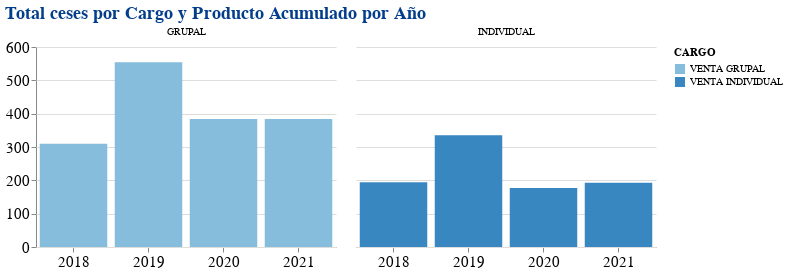

Notebook code cell kept with this figure:
### Markdown cell above
* Analizo el comportamineto de los ceses segun los cargos en cada tipo de producto
* Sebe calaramente que la fuerza de ventas (a diferecnia de los otros cargos) es la que genera mayor cantidad de ceses, esto podria deberse a que tambien son los cargos con mayor cantidad de personas activas, para esto sera necesaria analizar la rotacion por cargo

### Code cell
ceses_cargo = ceses.groupby(
    by=['PRODUCTO', 'CARGO', 'CESE'],
    as_index = False
    ).agg(
        cesados = ('CODIGO', 'count')
    )

alt.Chart(
    ceses_cargo
).mark_bar().encode(
    x = alt.X(
        'year(CESE):N',
        title = None),
    y = alt.Y(
        'sum(cesados):Q',
        title = None),
    color = alt.Color('CARGO:O'),
    column = alt.Column(
        'PRODUCTO',
        title = None)
).properties(
    width = 300,
    height = 200,
    title = 'Total ceses por Cargo y Producto Acumulado por Año'
).configure_view(
    strokeWidth = 0 #quita el borde
).configure_axis(
    labelFontSize = 15,
    labelAngle = 0
).configure_title(
    fontSize = 18,
    color = '#033E8C'
)

### Figure 1 — Vega-Lite specification as saved in the notebook (floating-point values rounded to 4 significant figures)
{"config": {"view": {"continuousWidth": 400, "continuousHeight": 300, "strokeWidth": 0}, "axis": {"labelAngle": 0, "labelFontSize": 15}, "title": {"color": "#033E8C", "fontSize": 18}}, "data": {"name": "data-17d284eac149154f53ca1156f088b017"}, "mark": "bar", "encoding": {"color": {"type": "ordinal", "field": "CARGO"}, "column": {"type": "nominal", "field": "PRODUCTO", "title": null}, "x": {"type": "nominal", "field": "CESE", "timeUnit": "year", "title": null}, "y": {"type": "quantitative", "aggregate": "sum", "field": "cesados", "title": null}}, "height": 200, "title": "Total ceses por Cargo y Producto Acumulado por Año", "width": 300, "$schema": "https://vega.github.io/schema/vega-lite/v4.8.1.json", "datasets": {"data-17d284eac149154f53ca1156f088b017": [{"PRODUCTO": "GRUPAL", "CARGO": "VENTA GRUPAL", "CESE": "2018-01-01T00:00:00", "cesados": 24}, {"PRODUCTO": "GRUPAL", "CARGO": "VENTA GRUPAL", "CESE": "2018-02-01T00:00:00", "cesados": 28}, {"PRODUCTO": "GRUPAL", "CARGO": "VENTA GRUPAL", "CESE": "2018-03-01T00:00:00", "cesados": 24}, {"PRODUCTO": "GRUPAL", "CARGO": "VENTA GRUPAL", "CESE": "2018-04-01T00:00:00", "cesados": 40}, {"PRODUCTO": "GRUPAL", "CARGO": "VENTA GRUPAL", "CESE": "2018-05-01T00:00:00", "cesados": 26}, {"PRODUCTO": "GRUPAL", "CARGO": "VENTA GRUPAL", "CESE": "2018-06-01T00:00:00", "cesados": 25}, {"PRODUCTO": "GRUPAL", "CARGO": "VENTA GRUPAL", "CESE": "2018-07-01T00:00:00", "cesados": 15}, {"PRODUCTO": "GRUPAL", "CARGO": "VENTA GRUPAL", "CESE": "2018-08-01T00:00:00", "cesados": 27}, {"PRODUCTO": "GRUPAL", "CARGO": "VENTA GRUPAL", "CESE": "2018-09-01T00:00:00", "cesados": 29}, {"PRODUCTO": "GRUPAL", "CARGO": "VENTA GRUPAL", "CESE": "2018-10-01T00:00:00", "cesados": 24}, {"PRODUCTO": "GRUPAL", "CARGO": "VENTA GRUPAL", "CESE": "2018-11-01T00:00:00", "cesados": 20}, {"PRODUCTO": "GRUPAL", "CARGO": "VENTA GRUPAL", "CESE": "2018-12-01T00:00:00", "cesados": 28}, {"PRODUCTO": "GRUPAL", "CARGO": "VENTA GRUPAL", "CESE": "2019-01-01T00:00:00", "cesados": 52}, {"PRODUCTO": "GRUPAL", "CARGO": "VENTA GRUPAL", "CESE": "2019-02-01T00:00:00", "cesados": 48}, {"PRODUCTO": "GRUPAL", "CARGO": "VENTA GRUPAL", "CESE": "2019-03-01T00:00:00", "cesados": 55}, {"PRODUCTO": "GRUPAL", "CARGO": "VENTA GRUPAL", "CESE": "2019-04-01T00:00:00", "cesados": 40}, {"PRODUCTO": "GRUPAL", "CARGO": "VENTA GRUPAL", "CESE": "2019-05-01T00:00:00", "cesados": 52}, {"PRODUCTO": "GRUPAL", "CARGO": "VENTA GRUPAL", "CESE": "2019-06-01T00:00:00", "cesados": 42}, {"PRODUCTO": "GRUPAL", "CARGO": "VENTA GRUPAL", "CESE": "2019-07-01T00:00:00", "cesados": 59}, {"PRODUCTO": "GRUPAL", "CARGO": "VENTA GRUPAL", "CESE": "2019-08-01T00:00:00", "cesados": 46}, {"PRODUCTO": "GRUPAL", "CARGO": "VENTA GRUPAL", "CESE": "2019-09-01T00:00:00", "cesados": 34}, {"PRODUCTO": "GRUPAL", "CARGO": "VENTA GRUPAL", "CESE": "2019-10-01T00:00:00", "cesados": 41}, {"PRODUCTO": "GRUPAL", "CARGO": "VENTA GRUPAL", "CESE": "2019-11-01T00:00:00", "cesados": 41}, {"PRODUCTO": "GRUPAL", "CARGO": "VENTA GRUPAL", "CESE": "2019-12-01T00:00:00", "cesados": 44}, {"PRODUCTO": "GRUPAL", "CARGO": "VENTA GRUPAL", "CESE": "2020-01-01T00:00:00", "cesados": 59}, {"PRODUCTO": "GRUPAL", "CARGO": "VENTA GRUPAL", "CESE": "2020-02-01T00:00:00", "cesados": 49}, {"PRODUCTO": "GRUPAL", "CARGO": "VENTA GRUPAL", "CESE": "2020-03-01T00:00:00", "cesados": 43}, {"PRODUCTO": "GRUPAL", "CARGO": "VENTA GRUPAL", "CESE": "2020-04-01T00:00:00", "cesados": 9}, {"PRODUCTO": "GRUPAL", "CARGO": "VENTA GRUPAL", "CESE": "2020-05-01T00:00:00", "cesados": 8}, {"PRODUCTO": "GRUPAL", "CARGO": "VENTA GRUPAL", "CESE": "2020-06-01T00:00:00", "cesados": 27}, {"PRODUCTO": "GRUPAL", "CARGO": "VENTA GRUPAL", "CESE": "2020-07-01T00:00:00", "cesados": 22}, {"PRODUCTO": "GRUPAL", "CARGO": "VENTA GRUPAL", "CESE": "2020-08-01T00:00:00", "cesados": 26}, {"PRODUCTO": "GRUPAL", "CARGO": "VENTA GRUPAL", "CESE": "2020-09-01T00:00:00", "cesados": 41}, {"PRODUCTO": "GRUPAL", "CARGO": "VENTA GRUPAL", "CESE": "2020-10-01T00:00:00", "cesados": 33}, {"PRODUCTO": "GRUPAL", "CARGO": "VENTA GRUPAL", "CESE": "2020-11-01T00:00:00", "cesados": 31}, {"PRODUCTO": "GRUPAL", "CARGO": "VENTA GRUPAL", "CESE": "2020-12-01T00:00:00", "cesados": 36}, {"PRODUCTO": "GRUPAL", "CARGO": "VENTA GRUPAL", "CESE": "2021-01-01T00:00:00", "cesados": 27}, {"PRODUCTO": "GRUPAL", "CARGO": "VENTA GRUPAL", "CESE": "2021-02-01T00:00:00", "cesados": 39}, {"PRODUCTO": "GRUPAL", "CARGO": "VENTA GRUPAL", "CESE": "2021-03-01T00:00:00", "cesados": 43}, {"PRODUCTO": "GRUPAL", "CARGO": "VENTA GRUPAL", "CESE": "2021-04-01T00:00:00", "cesados": 53}, {"PRODUCTO": "GRUPAL", "CARGO": "VENTA GRUPAL", "CESE": "2021-05-01T00:00:00", "cesados": 41}, {"PRODUCTO": "GRUPAL", "CARGO": "VENTA GRUPAL", "CESE": "2021-06-01T00:00:00", "cesados": 30}, {"PRODUCTO": "GRUPAL", "CARGO": "VENTA GRUPAL", "CESE": "2021-07-01T00:00:00", "cesados": 23}, {"PRODUCTO": "GRUPAL", "CARGO": "VENTA GRUPAL", "CESE": "2021-08-01T00:00:00", "cesados": 24}, {"PRODUCTO": "GRUPAL", "CARGO": "VENTA GRUPAL", "CESE": "2021-09-01T00:00:00", "cesados": 32}, {"PRODUCTO": "GRUPAL", "CARGO": "VENTA GRUPAL", "CESE": "2021-10-01T00:00:00", "cesados": 22}, {"PRODUCTO": "GRUPAL", "CARGO": "VENTA GRUPAL", "CESE": "2021-11-01T00:00:00", "cesados": 24}, {"PRODUCTO": "GRUPAL", "CARGO": "VENTA GRUPAL", "CESE": "2021-12-01T00:00:00", "cesados": 26}, {"PRODUCTO": "INDIVIDUAL", "CARGO": "VENTA INDIVIDUAL", "CESE": "2018-01-01T00:00:00", "cesados": 15}, {"PRODUCTO": "INDIVIDUAL", "CARGO": "VENTA INDIVIDUAL", "CESE": "2018-02-01T00:00:00", "cesados": 6}, {"PRODUCTO": "INDIVIDUAL", "CARGO": "VENTA INDIVIDUAL", "CESE": "2018-03-01T00:00:00", "cesados": 18}, {"PRODUCTO": "INDIVIDUAL", "CARGO": "VENTA INDIVIDUAL", "CESE": "2018-04-01T00:00:00", "cesados": 28}, {"PRODUCTO": "INDIVIDUAL", "CARGO": "VENTA INDIVIDUAL", "CESE": "2018-05-01T00:00:00", "cesados": 16}, {"PRODUCTO": "INDIVIDUAL", "CARGO": "VENTA INDIVIDUAL", "CESE": "2018-06-01T00:00:00", "cesados": 14}, {"PRODUCTO": "INDIVIDUAL", "CARGO": "VENTA INDIVIDUAL", "CESE": "2018-07-01T00:00:00", "cesados": 14}, {"PRODUCTO": "INDIVIDUAL", "CARGO": "VENTA INDIVIDUAL", "CESE": "2018-08-01T00:00:00", "cesados": 14}, {"PRODUCTO": "INDIVIDUAL", "CARGO": "VENTA INDIVIDUAL", "CESE": "2018-09-01T00:00:00", "cesados": 15}, {"PRODUCTO": "INDIVIDUAL", "CARGO": "VENTA INDIVIDUAL", "CESE": "2018-10-01T00:00:00", "cesados": 18}, {"PRODUCTO": "INDIVIDUAL", "CARGO": "VENTA INDIVIDUAL", "CESE": "2018-11-01T00:00:00", "cesados": 15}, {"PRODUCTO": "INDIVIDUAL", "CARGO": "VENTA INDIVIDUAL", "CESE": "2018-12-01T00:00:00", "cesados": 21}, {"PRODUCTO": "INDIVIDUAL", "CARGO": "VENTA INDIVIDUAL", "CESE": "2019-01-01T00:00:00", "cesados": 31}, {"PRODUCTO": "INDIVIDUAL", "CARGO": "VENTA INDIVIDUAL", "CESE": "2019-02-01T00:00:00", "cesados": 24}, {"PRODUCTO": "INDIVIDUAL", "CARGO": "VENTA INDIVIDUAL", "CESE": "2019-03-01T00:00:00", "cesados": 27}, {"PRODUCTO": "INDIVIDUAL", "CARGO": "VENTA INDIVIDUAL", "CESE": "2019-04-01T00:00:00", "cesados": 27}, {"PRODUCTO": "INDIVIDUAL", "CARGO": "VENTA INDIVIDUAL", "CESE": "2019-05-01T00:00:00", "cesados": 34}, {"PRODUCTO": "INDIVIDUAL", "CARGO": "VENTA INDIVIDUAL", "CESE": "2019-06-01T00:00:00", "cesados": 24}, {"PRODUCTO": "INDIVIDUAL", "CARGO": "VENTA INDIVIDUAL", "CESE": "2019-07-01T00:00:00", "cesados": 37}, {"PRODUCTO": "INDIVIDUAL", "CARGO": "VENTA INDIVIDUAL", "CESE": "2019-08-01T00:00:00", "cesados": 22}, {"PRODUCTO": "INDIVIDUAL", "CARGO": "VENTA INDIVIDUAL", "CESE": "2019-09-01T00:00:00", "cesados": 32}, {"PRODUCTO": "INDIVIDUAL", "CARGO": "VENTA INDIVIDUAL", "CESE": "2019-10-01T00:00:00", "cesados": 34}, {"PRODUCTO": "INDIVIDUAL", "CARGO": "VENTA INDIVIDUAL", "CESE": "2019-11-01T00:00:00", "cesados": 29}, {"PRODUCTO": "INDIVIDUAL", "CARGO": "VENTA INDIVIDUAL", "CESE": "2019-12-01T00:00:00", "cesados": 14}, {"PRODUCTO": "INDIVIDUAL", "CARGO": "VENTA INDIVIDUAL", "CESE": "2020-01-01T00:00:00", "cesados": 45}, {"PRODUCTO": "INDIVIDUAL", "CARGO": "VENTA INDIVIDUAL", "CESE": "2020-02-01T00:00:00", "cesados": 37}, {"PRODUCTO": "INDIVIDUAL", "CARGO": "VENTA INDIVIDUAL", "CESE": "2020-03-01T00:00:00", "cesados": 18}, {"PRODUCTO": "INDIVIDUAL", "CARGO": "VENTA INDIVIDUAL", "CESE": "2020-04-01T00:00:00", "cesados": 2}, {"PRODUCTO": "INDIVIDUAL", "CARGO": "VENTA INDIVIDUAL", "CESE": "2020-05-01T00:00:00", "cesados": 2}, {"PRODUCTO": "INDIVIDUAL", "CARGO": "VENTA INDIVIDUAL", "CESE": "2020-06-01T00:00:00", "cesados": 7}, {"PRODUCTO": "INDIVIDUAL", "CARGO": "VENTA INDIVIDUAL", "CESE": "2020-07-01T00:00:00", "cesados": 8}, {"PRODUCTO": "INDIVIDUAL", "CARGO": "VENTA INDIVIDUAL", "CESE": "2020-08-01T00:00:00", "cesados": 8}, {"PRODUCTO": "INDIVIDUAL", "CARGO": "VENTA INDIVIDUAL", "CESE": "2020-09-01T00:00:00", "cesados": 13}, {"PRODUCTO": "INDIVIDUAL", "CARGO": "VENTA INDIVIDUAL", "CESE": "2020-10-01T00:00:00", "cesados": 14}, {"PRODUCTO": "INDIVIDUAL", "CARGO": "VENTA INDIVIDUAL", "CESE": "2020-11-01T00:00:00", "cesados": 9}, {"PRODUCTO": "INDIVIDUAL", "CARGO": "VENTA INDIVIDUAL", "CESE": "2020-12-01T00:00:00", "cesados": 14}, {"PRODUCTO": "INDIVIDUAL", "CARGO": "VENTA INDIVIDUAL", "CESE": "2021-01-01T00:00:00", "cesados": 10}, {"PRODUCTO": "INDIVIDUAL", "CARGO": "VENTA INDIVIDUAL", "CESE": "2021-02-01T00:00:00", "cesados": 14}, {"PRODUCTO": "INDIVIDUAL", "CARGO": "VENTA INDIVIDUAL", "CESE": "2021-03-01T00:00:00", "cesados": 22}, {"PRODUCTO": "INDIVIDUAL", "CARGO": "VENTA INDIVIDUAL", "CESE": "2021-04-01T00:00:00", "cesados": 22}, {"PRODUCTO": "INDIVIDUAL", "CARGO": "VENTA INDIVIDUAL", "CESE": "2021-05-01T00:00:00", "cesados": 16}, {"PRODUCTO": "INDIVIDUAL", "CARGO": "VENTA INDIVIDUAL", "CESE": "2021-06-01T00:00:00", "cesados": 15}, {"PRODUCTO": "INDIVIDUAL", "CARGO": "VENTA INDIVIDUAL", "CESE": "2021-07-01T00:00:00", "cesados": 5}, {"PRODUCTO": "INDIVIDUAL", "CARGO": "VENTA INDIVIDUAL", "CESE": "2021-08-01T00:00:00", "cesados": 16}, {"PRODUCTO": "INDIVIDUAL", "CARGO": "VENTA INDIVIDUAL", "CESE": "2021-09-01T00:00:00", "cesados": 16}, {"PRODUCTO": "INDIVIDUAL", "CARGO": "VENTA INDIVIDUAL", "CESE": "2021-10-01T00:00:00", "cesados": 20}, {"PRODUCTO": "INDIVIDUAL", "CARGO": "VENTA INDIVIDUAL", "CESE": "2021-11-01T00:00:00", "cesados": 20}, {"PRODUCTO": "INDIVIDUAL", "CARGO": "VENTA INDIVIDUAL", "CESE": "2021-12-01T00:00:00", "cesados": 17}]}}
